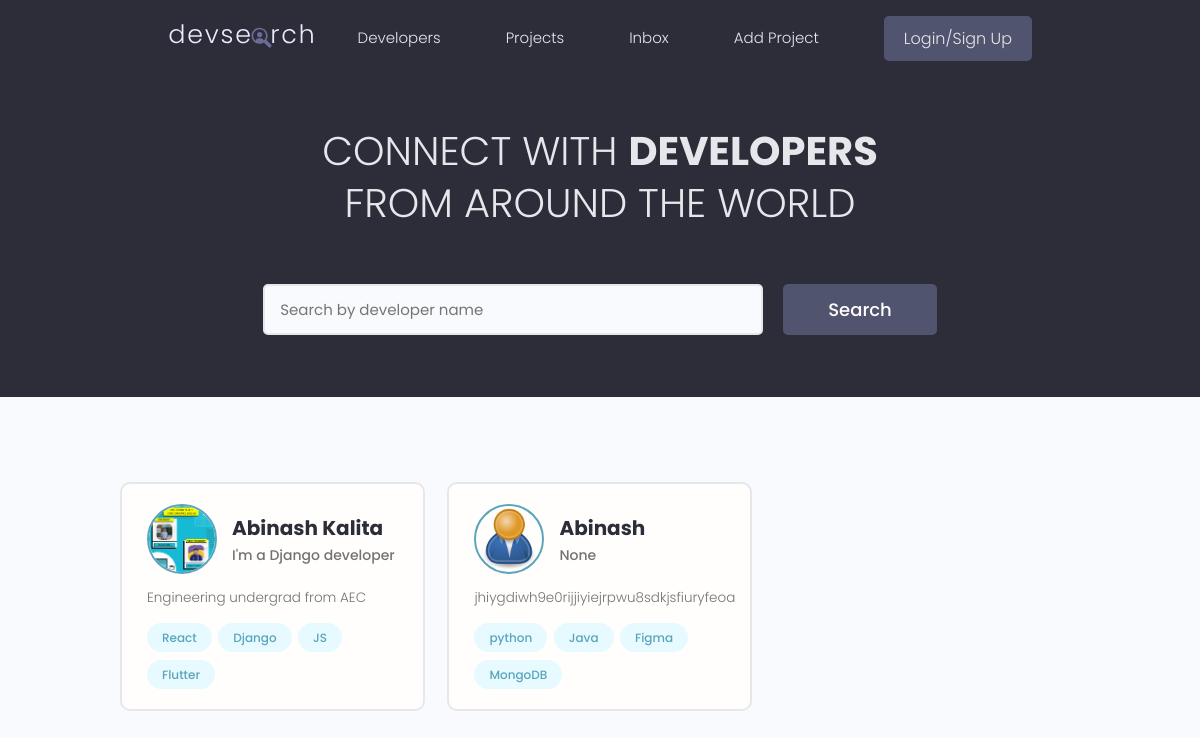
The page / on the database its author committed.
### users/models.py (models this page shows, shortened)
class Profile(models.Model):
    user = models.OneToOneField(User, on_delete=models.CASCADE, null=True, blank=True)
    name = models.CharField(max_length=200, blank=True, null=True)
    email = models.EmailField(max_length=500, blank=True, null=True)
    username = models.CharField(max_length=200, blank=True, null=True)
    location = models.CharField(max_length=200, blank=True, null=True)
    short_intro = models.CharField(max_length=200, blank=True, null=True)
    bio = models.TextField(blank=True, null=True)
    profile_image = models.ImageField(null=True, blank=True, upload_to = 'profiles/', default="profiles/user-default.png")
    social_github = models.CharField(max_length=200, blank=True, null=True)
    social_twitter = models.CharField(max_length=200, blank=True, null=True)
    social_facebook = models.CharField(max_length=200, blank=True, null=True)
    social_linkedin = models.CharField(max_length=200, blank=True, null=True)
    social_website = models.CharField(max_length=200, blank=True, null=True)
    created = models.DateTimeField(auto_now_add=True)
    id = models.UUIDField(default=uuid.uuid4, unique=True,
                          primary_key=True, editable=False)

class Skill(models.Model):
    owner = models.ForeignKey(Profile, on_delete=models.CASCADE, null= True, blank=True)
    name = models.CharField(max_length=200, blank=True, null=True)
    description = models.TextField(null=True, blank=True)
    created = models.DateTimeField(auto_now_add=True)
    id = models.UUIDField(default=uuid.uuid4, unique=True,
                          primary_key=True, editable=False)
    def __str__(self):
        return str(self.name)

### users/views.py (the view)
# urls.py: path('', views.profiles, name="profiles"),
def profiles(request):
    profiles = Profile.objects.all()
    context = {'profiles': profiles}
    return render(request, 'users/profiles.html', context)

### users/templates/users/profiles.html (shortened to what this page needs)
{% extends 'base.html' %}
{% block content %}
<main class="home">
    <section class="hero-section text-center">
        <div class="container container--narrow">
            <div class="hero-section__box">
                <h2>CONNECT WITH <span>DEVELOPERS</span></h2>
                <h2>FROM AROUND THE WORLD</h2>
            </div>
            <div class="hero-section__search">
                <form class="form" action="#" method="get">
                    <div class="form__field">
                        <input class="input input--text" id="formInput#search" type="text" name="text"
                            placeholder="Search by developer name" />
                    </div>
                    <input class="btn btn--sub btn--lg" type="submit" value="Search" />
                </form>
            </div>
        </div>
    </section>
    <section class="devlist">
        <div class="container">
            <div class="grid grid--three">
                {% for profile in profiles %}
                <div class="column card">
                    <div class="dev">
                        <a href="{% url 'user-profile' profile.id %}" class="card__body">
                            <div class="dev__profile">
                                <img class="avatar avatar--md" src="{{ profile.profile_image.url}}"
                                    alt="image" />
                                <div class="dev__meta">
                                    <h3>{{ profile.name }}</h3>
                                    <h5>{{ profile.short_intro }}</h5>
                                </div>
                            </div>
                            <p class="dev__info">{{ profile.bio|slice:"20 0" }}</p>
                            <div class="dev__skills">
                                {% for skill in profile.skill_set.all|slice:"5" %}
                                <span class="tag tag--pill tag--main">
                                    <small>{{skill}}</small>
                                </span>
                                {% endfor %}
                            </div>
                        </a>
                    </div>
                </div>
                {% endfor %}
            </div>
        </div>
    </section>
</main>
{% endblock content %}

### static/styles/app.css (style rules this page uses)
:root { --color-sub: #2d2d39; }
.btn--sub { background-color: var(--color-sub-light); }
.card { border: 2px solid var(--color-light); }
img { width: 100%; }
.hero-section { height: 40vh; display: flex; align-items: center; background-color: var(--color-sub); }
.hero-section__box { margin-bottom: 4rem; }
.hero-section__box > h2, .hero-section__box > h2 > span { font-size: 4rem; color: var(--color-light); line-height: 1.3; text-transform: uppercase; }
.hero-section__box > h2 { font-weight: 300; }
.hero-section__box > h2 > span { font-weight: 700; }
.hero-section__search > .form { display: flex; align-items: center; justify-content: center; gap: 2rem; }
.hero-section__search > .form input.input--text { width: 50rem; }
.devlist { margin-top: 8rem; }
.devlist .grid { align-items: stretch; }
.devlist .dev .dev__profile { display: flex; align-items: center; gap: 1.5rem; }
.devlist .dev .dev__meta h3 { color: var(--color-sub); font-size: 2rem; font-weight: 700; }
.devlist .dev .dev__meta h5 { color: var(--color-text); font-size: 1.4rem; font-weight: 500; }
.devlist .dev .dev__info { margin: 1.5rem 0; font-size: 1.35rem; line-height: 1.4; text-align: justify; }

### static/uikit/styles/modules/_variables.css (style rules this page uses)
:root { --color-main: #5aa5b9; --color-main-light: #e6faff; --color-sub: #3f4156; --color-sub-light: #51546e; --color-sub-lighter: #ededfd; --color-text: #737373; --color-gray: #8b8b8b; --color-light: #e5e7eb; --color-light-gray: #767676; --color-bg: #f8fafd; --color-white: #fffefd; --color-white-light: #f3f3f3; --color-success: #359e64; --color-success-bg: #def8e8; --color-error: #fc4b0b; --color-error-bg: #fff2ee; --font-base: 'Poppins', arial, helvetica, 'Segoe UI', roboto, ubuntu, sans-serif; --font-monospace: 'Fira Code', 'Courier New', courier, monospace; --font-regular: 300; --font-medium: 500; --font-bold: 700; --generic-shadow: 1px 1px 5px #00000010; --generic-transition: all 0.3s ease-in-out; }

### static/uikit/styles/modules/_base.css (style rules this page uses)
* { margin: 0; padding: 0; box-sizing: border-box; text-rendering: optimizeLegibility; color: inherit; font-size: inherit; }
html { font-size: 50%; }
@media only screen and (min-width: 480px) { html { font-size: 56.25%; } }
@media only screen and (min-width: 1200px) { html { font-size: 62.5%; } }
body { line-height: 1.6; font-weight: 400; font-size: 1.5rem; color: var(--color-text); background-color: var(--color-bg); min-height: 100vh; }

### static/uikit/styles/modules/_typography.css (style rules this page uses)
* { font-family: var(--font-base); }
h2 { font-size: 3.6rem; font-weight: var(--font-bold); }
h3 { font-size: 3.2rem; font-weight: var(--font-medium); }
h5 { font-size: 2.4rem; font-weight: var(--font-medium); }
h5, h6 { font-weight: var(--font-regular); }
p, span, strong { font-size: 1.6rem; color: var(--color-text); font-weight: var(--font-regular); }
a { padding-bottom: 2px; text-decoration: none; display: inline-block; color: var(--color-main); font-weight: var(--font-medium); }

### static/uikit/styles/modules/_utilities.css (style rules this page uses)
.container { width: 92%; max-width: 165rem; margin: 0 auto; box-sizing: border-box; }
.container--narrow { width: 92%; max-width: 120rem; }
@media screen and (min-width: 1000px) { .container { width: 90%; } }
@media screen and (min-width: 1000px) { .container--narrow { width: 85%; } }
@media screen and (min-width: 1200px) { .container { width: 80%; } }
@media screen and (min-width: 1200px) { .container--narrow { width: 72%; } }
.text-center { text-align: center; }

### static/uikit/styles/modules/_avatar.css (style rules this page uses)
.avatar { border-radius: 50%; border: 2px solid var(--color-main); object-fit: cover; }
.avatar--md { height: 7rem; width: 7rem; }

### static/uikit/styles/modules/_button.css (style rules this page uses)
.btn { display: inline-block; position: relative; cursor: pointer; background-color: var(--color-light); font-weight: var(--font-medium); color: var(--color-sub); text-decoration: none; padding: 1rem 2rem; border-radius: 0.5rem; border: none; width: -webkit-fit-content; width: -moz-fit-content; width: fit-content; height: -webkit-fit-content; height: -moz-fit-content; height: fit-content; font-size: 1.6rem; outline-width: 0; outline-color: transparent; -webkit-backface-visibility: hidden; backface-visibility: hidden; transition: all 0.3s ease-in-out; }
.btn--sub { background-color: var(--color-sub); color: var(--color-white); }
.btn--lg { font-size: 1.8rem; padding: 1.2rem 4.5rem; }

### static/uikit/styles/modules/_card.css (style rules this page uses)
.card { border-radius: 1rem; background-color: var(--color-white); border: 1.5px solid var(--color-light); width: auto; height: auto; margin-top: 0.5rem; margin-bottom: 0.5rem; overflow: hidden; }
.card__body, .card__header { padding: 2rem 2.5rem; }

### rows shown on the page
Profile: profile_image (picture), name "Abinash Kalita", short_intro "I'm a Django developer", bio "Engineering undergrad from AEC"
Skill: name "React"
Skill: name "Django"
Skill: name "JS"
Skill: name "Flutter"
Profile: profile_image (placeholder picture), name "Abinash", short_intro "None", bio "jhiygdiwh9e0rijjiyiejrpwu8sdkjsfiuryfeoa"
Skill: name "python"
Skill: name "Java"
Skill: name "Figma"
Skill: name "MongoDB"
